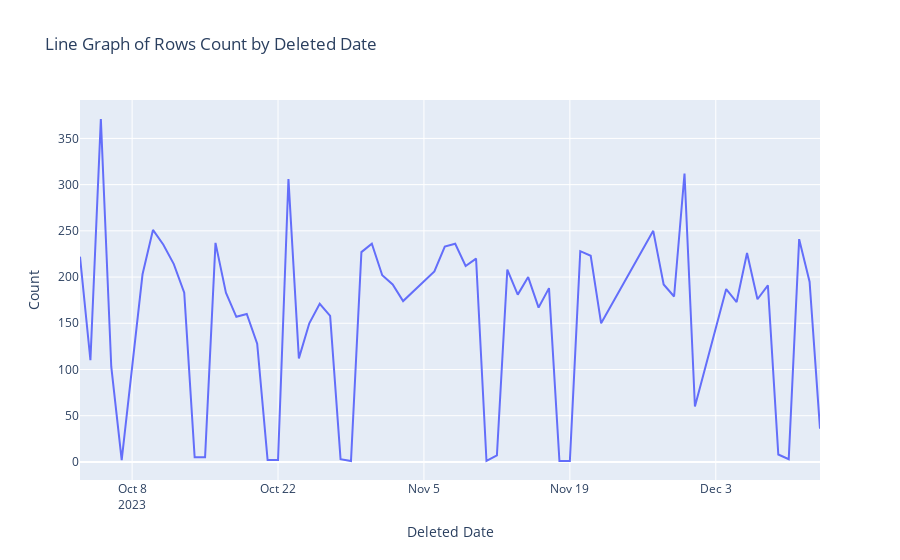

Notebook source saved alongside this figure:
### Markdown cell above
![added_date_line_chart.png](attachment:added_date_line_chart.png)

### Code cell
df['deleted_date'] = df['deleted_time'].dt.date

count_by_date = df.groupby('deleted_date').size().reset_index(name='count')

fig = go.Figure()

fig.add_trace(go.Scatter(x=count_by_date['deleted_date'], y=count_by_date['count'], mode='lines', name='Count'))

fig.update_layout(
    title='Line Graph of Rows Count by Deleted Date',
    xaxis=dict(title='Deleted Date'),
    yaxis=dict(title='Count'))

# Show the plot
fig.show()

### Figure 1 — Plotly figure (JSON) as saved in the notebook; plotly's stock layout.template omitted (floating-point values rounded to 4 significant figures)
{"data": [{"mode": "lines", "name": "Count", "type": "scatter", "x": ["2023-10-03", "2023-10-04", "2023-10-05", "2023-10-06", "2023-10-07", "2023-10-09", "2023-10-10", "2023-10-11", "2023-10-12", "2023-10-13", "2023-10-14", "2023-10-15", "2023-10-16", "2023-10-17", "2023-10-18", "2023-10-19", "2023-10-20", "2023-10-21", "2023-10-22", "2023-10-23", "2023-10-24", "2023-10-25", "2023-10-26", "2023-10-27", "2023-10-28", "2023-10-29", "2023-10-30", "2023-10-31", "2023-11-01", "2023-11-02", "2023-11-03", "2023-11-06", "2023-11-07", "2023-11-08", "2023-11-09", "2023-11-10", "2023-11-11", "2023-11-12", "2023-11-13", "2023-11-14", "2023-11-15", "2023-11-16", "2023-11-17", "2023-11-18", "2023-11-19", "2023-11-20", "2023-11-21", "2023-11-22", "2023-11-27", "2023-11-28", "2023-11-29", "2023-11-30", "2023-12-01", "2023-12-04", "2023-12-05", "2023-12-06", "2023-12-07", "2023-12-08", "2023-12-09", "2023-12-10", "2023-12-11", "2023-12-12", "2023-12-13"], "y": [222, 110, 371, 103, 2, 203, 251, 235, 214, 183, 5, 5, 237, 183, 157, 160, 128, 2, 2, 306, 112, 150, 171, 158, 3, 1, 227, 236, 202, 192, 174, 206, 233, 236, 212, 220, 1, 7, 208, 181, 200, 167, 188, 1, 1, 228, 223, 150, 250, 192, 179, 312, 60, 187, 173, 226, 176, 191, 8, 3, 241, 195, 36]}], "layout": {"title": {"text": "Line Graph of Rows Count by Deleted Date"}, "xaxis": {"title": {"text": "Deleted Date"}}, "yaxis": {"title": {"text": "Count"}}}}
